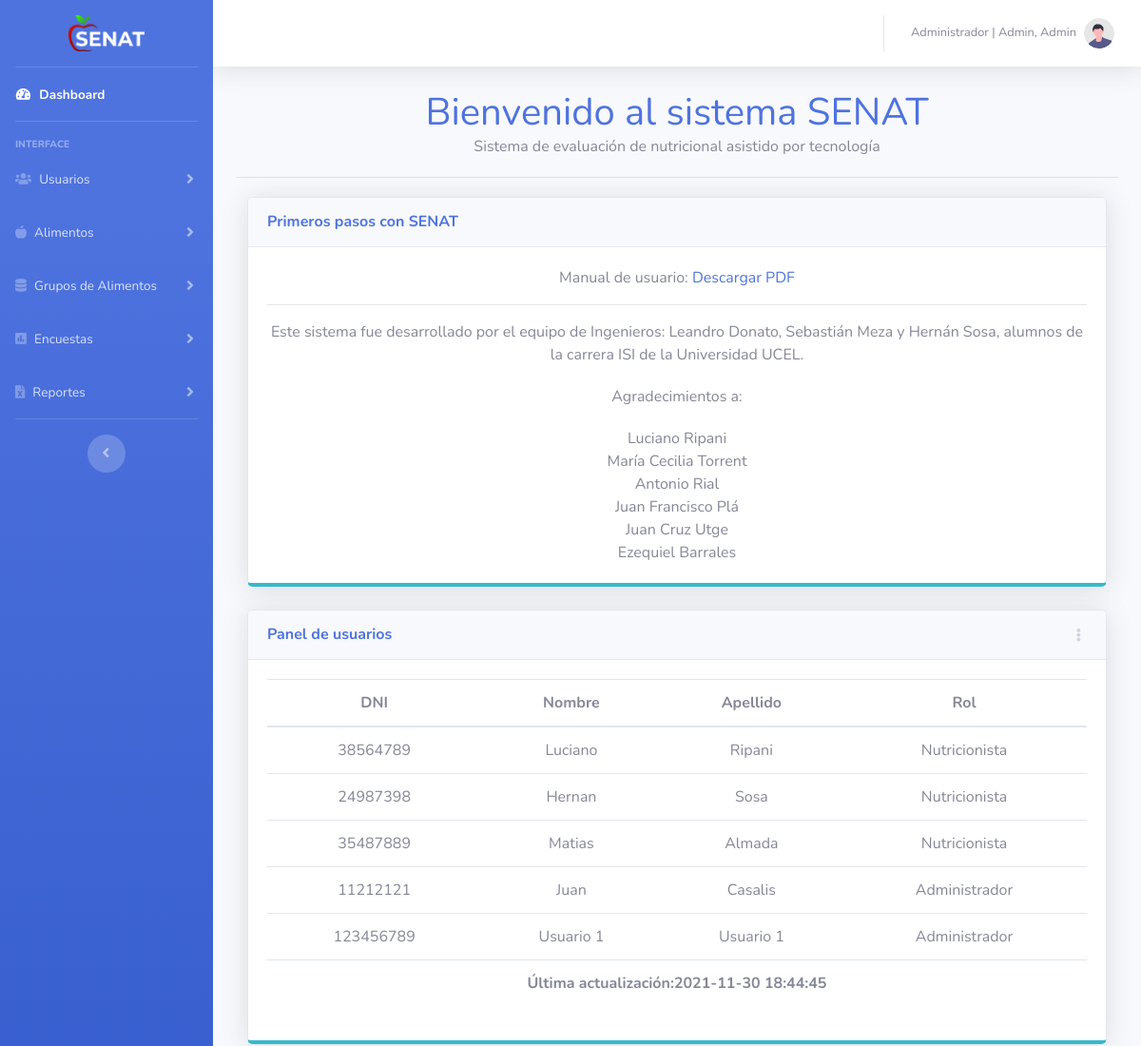
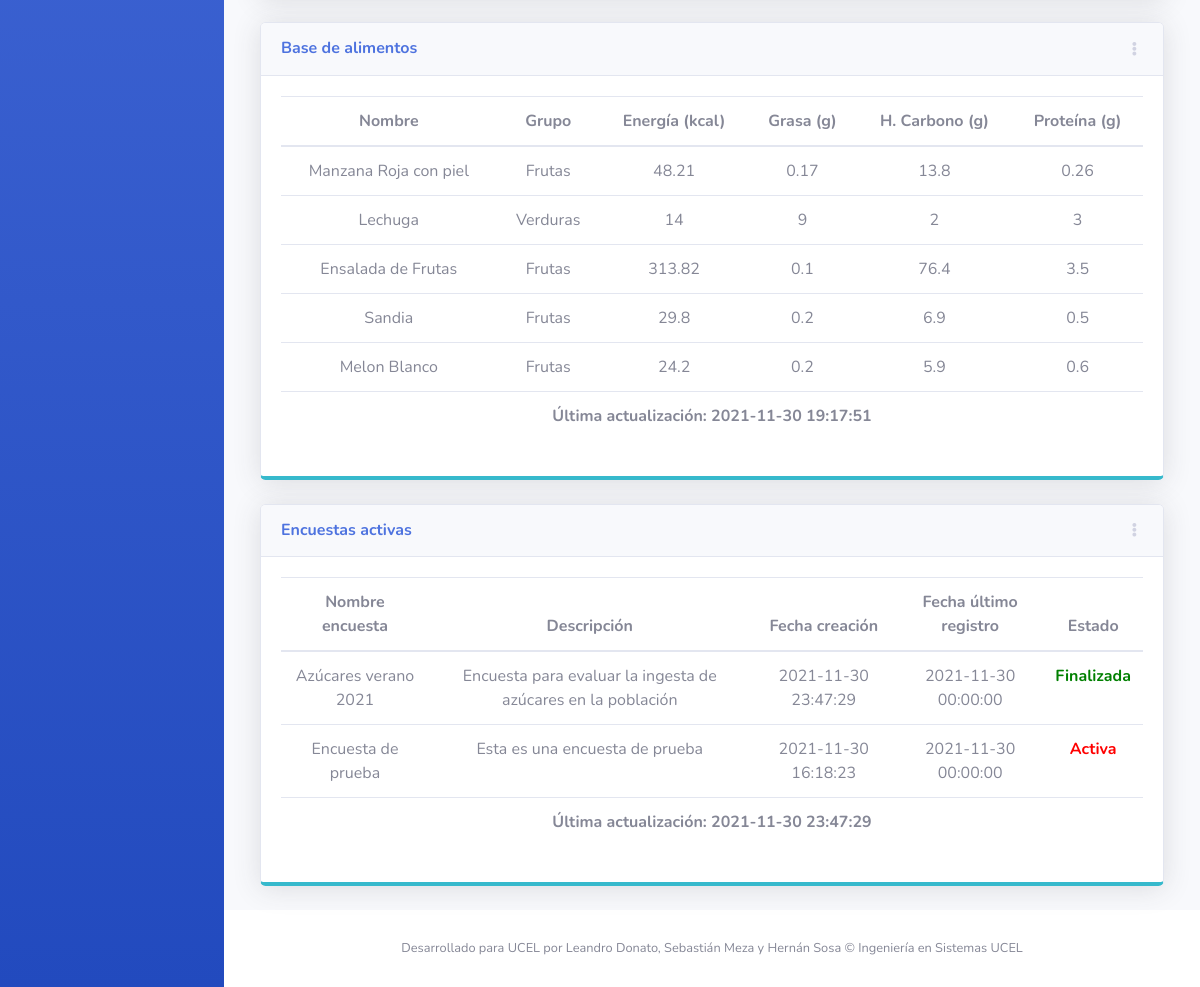
/assets/pages/Dashboard/dashboard.php (signed in), run on the app's committed database (2 pictures, top to bottom).
### tables this page shows
CREATE TABLE `usuario` (
  `idusuario` int(11) NOT NULL,
  `dni` varchar(200) NOT NULL,
  `clave` varchar(200) NOT NULL,
  `nombre` varchar(200) NOT NULL,
  `apellido` varchar(200) NOT NULL,
  `rol` varchar(200) NOT NULL,
  `correo` varchar(200) NOT NULL,
  `foto` varchar(200) NOT NULL,
  `estado` int(1) NOT NULL
);

CREATE TABLE `lastupdate` (
  `idlastupdate` int(11) NOT NULL,
  `usuarios` datetime NOT NULL,
  `alimentos` datetime NOT NULL,
  `encuestas` datetime NOT NULL
);

CREATE TABLE `alimentos` (
  `idalimentos` int(11) NOT NULL,
  `nombre` varchar(200) NOT NULL,
  `cant` float NOT NULL,
  `umedida` varchar(200) NOT NULL,
  `porcion1` float NOT NULL,
  `porcion2` float NOT NULL,
  `porcion3` float NOT NULL,
  `porcion4` float NOT NULL,
  `grupo` varchar(200) NOT NULL,
  `energia` float NOT NULL,
  `grasa` float NOT NULL,
  `hcarbono` float NOT NULL,
  `proteina` float NOT NULL,
  `colesterol` float NOT NULL,
  `falimentaria` float NOT NULL,
  `sodio` float NOT NULL,
  `agua` float NOT NULL,
  `vitaminaa` float NOT NULL,
  `vitaminab6` float NOT NULL,
  `vitaminab12` float NOT NULL,
  `vitaminac` float NOT NULL,
  `vitaminad` float NOT NULL,
  `vitaminae` float NOT NULL,
  `vitaminak` float NOT NULL,
  `almidon` float NOT NULL,
  `lactosa` float NOT NULL,
  `alcohol` float NOT NULL,
  `cafeina` float NOT NULL,
  `azucares` float NOT NULL,
  `calcio` float NOT NULL,
  `hierro` float NOT NULL,
  `magnesio` float NOT NULL,
  `fosforo` float NOT NULL,
  `cinc` float NOT NULL,
  `cobre` float NOT NULL,
  `fluor` float NOT NULL,
  `manganeso` float NOT NULL,
  `selenio` float NOT NULL,
  `tiamina` float NOT NULL,
  `acpant` float NOT NULL,
  `riboflavina` float NOT NULL,
  `niacina` float NOT NULL,
  `folato` float NOT NULL,
  `acfolico` float NOT NULL,
  `grasast` float NOT NULL,
  `grasasmi` float NOT NULL,
  `grasaspi` float NOT NULL,
  `cloruro` float NOT NULL,
  `caroteno` float NOT NULL,
  `estado` int(11) NOT NULL
);

CREATE TABLE `encuesta` (
  `idencuesta` int(11) NOT NULL,
  `idusuario` int(11) NOT NULL,
  `nombre` varchar(100) NOT NULL,
  `descripcion` varchar(300) NOT NULL,
  `estado` int(11) NOT NULL,
  `fechacreacion` datetime NOT NULL,
  `fechaumod` datetime NOT NULL
);

### assets/pages/Dashboard/dashboard.php (the view, shortened to what this page needs)
<?php
include("../../../includes/conectar.php");
include("../../../utils/menu.php");
include("../../../utils/navbar.php");
include("../../../utils/footer.php");
$u = $_SESSION['user'];
$queryUser = mysqli_query($conect, "SELECT * FROM usuario WHERE dni='$u'");
$dbUser = mysqli_fetch_assoc($queryUser);
$queryLast=mysqli_query($conect, "SELECT * FROM lastupdate WHERE idlastupdate=1");
$dbLastUpdate=mysqli_fetch_assoc($queryLast);
?>
<!DOCTYPE html>
<html lang="es">
<head>
  <link href="../../../vendor/fontawesome-free/css/all.min.css" rel="stylesheet" type="text/css">
  <link href="../../../css/sb-admin-2.min.css" rel="stylesheet">
  <link href="../../../css/estilos.css" rel="stylesheet">
</head>
<body id="page-top">
  <div id="wrapper">
    <?php
    echo $dashboard;
    ?>
    <div id="content-wrapper" class="d-flex flex-column">
      <div id="content">
        <?php
        echo $navbar;
        ?>
        <div class="container-fluid">
          <div class="titlePrincipal">
            <h1 class="titleBienvenidos">Bienvenido al sistema SENAT</h1>
            <p class="parrafoPrincipal">Sistema de evaluación de nutricional asistido por tecnología</p>
            <hr class="sidebar-divider my-0">
          </div>
          <div class="row">
            <div class="col-xl-12 col-lg-12">
              <div class="card shadow mb-4 border-bottom-info">
                <div class="card-header py-3 d-flex flex-row align-items-center justify-content-between">
                  <h6 class="m-0 font-weight-bold text-primary">Primeros pasos con SENAT</h6>
                </div>
                <div class="card-body text-center">
                  <p>Manual de usuario: <a href="https://drive.google.com/file/d/1lxSyKtSv5qOHhf96zhiHie60IbHSkyz0" target="_blank">Descargar PDF</a></p>
                  <hr class="sidebar-divider">
                  <p class="primerosPasosDesc1">Este sistema fue desarrollado por el equipo de Ingenieros:
                    Leandro Donato, Sebastián Meza y Hernán Sosa,
                    alumnos de la carrera ISI de la Universidad UCEL.</p>
                  <p class="primerosPasosDesc1">Agradecimientos a:</p>
                  <p>Luciano Ripani</p>
                  <p>María Cecilia Torrent</p>
                  <p>Antonio Rial</p>
                  <p>Juan Francisco Plá</p>
                  <p>Juan Cruz Utge</p>
                  <p>Ezequiel Barrales</p>
                </div>
              </div>
            </div>
            <?php
            if($dbUser['rol']==1){
              echo '
            <div class="col-xl-12 col-lg-12">
              <div class="card shadow mb-4 border-bottom-info">
                <div class="card-header py-3 d-flex flex-row align-items-center justify-content-between">
                  <h6 class="m-0 font-weight-bold text-primary">Panel de usuarios</h6>
                  <div class="dropdown no-arrow">
                    <a class="dropdown-toggle" href="#" role="button" id="dropdownMenuLink" data-toggle="dropdown" aria-haspopup="true" aria-expanded="false">
                      <i class="fas fa-ellipsis-v fa-sm fa-fw text-gray-400"></i>
                    </a>
                    <div class="dropdown-menu dropdown-menu-right shadow animated--fade-in" aria-labelledby="dropdownMenuLink">
                      <a class="dropdown-item" href="../Usuarios/gestionUsuarios.php">Ver panel de
                        usuarios</a>
                    </div>
                  </div>
                </div>
                <div class="card-body">
                  <div class="table-responsive">
                    <table class="table table-hover">
                      <thead>
                        <tr>
                          <th class="text-center" scope="col">DNI</th>
                          <th class="text-center" scope="col">Nombre</th>
                          <th class="text-center" scope="col">Apellido</th>
                          <th class="text-center" scope="col">Rol</th>
                        </tr>
                      </thead>
                      <tbody>';
                        $contU = 0;
                        $queryUserTotal = mysqli_query($conect, "SELECT * FROM usuario ORDER BY idusuario DESC");
                        while ($dbUsuariosTotal = $queryUserTotal->fetch_assoc()) {
                          if($dbUsuariosTotal['rol']==1){
                            $rol='Administrador';
                            }else{
                              $rol='Nutricionista';
                            }
                          $contU = $contU+1;
                          if ($contU <= 5) {
                            echo '
                            <tr>
                              <td class="text-center">' . $dbUsuariosTotal['dni'] . '</td>
                              <td class="text-center">' . $dbUsuariosTotal['nombre'] . '</td>
                              <td class="text-center">' . $dbUsuariosTotal['apellido'] . '</td>
                              <td class="text-center">' . $rol . '</td>
                            </tr>';
                          }
                        }
                        echo '
                      </tbody>
                      <tfoot>
                        <tr>
                          <th class="text-center" colspan="4">Última actualización:'.$dbLastUpdate['usuarios'].'</th>
                        </tr>
                      </tfoot>
                    </table>
                  </div>
                </div>
              </div>
            </div>
            ';
                      }
                      ?>
          </div>
          <div class="row">
            <div class="col">
              <div class="card shadow mb-4 border-bottom-info">
                <div class="card-header py-3 d-flex flex-row align-items-center justify-content-between">
                  <h6 class="m-0 font-weight-bold text-primary">Base de alimentos</h6>
                  <div class="dropdown no-arrow">
                    <a class="dropdown-toggle" href="#" role="button" id="dropdownMenuLink" data-toggle="dropdown" aria-haspopup="true" aria-expanded="false">
                      <i class="fas fa-ellipsis-v fa-sm fa-fw text-gray-400"></i>
                    </a>
                  </div>
                </div>
                <div class="card-body">
                  <div class="table-responsive">
                    <table class="table table-hover" id="dataTable" width="100%" cellspacing="0">
                      <thead>
                        <tr>
                          <th class="text-center">Nombre</th>
                          <th class="text-center">Grupo</th>
                          <th class="text-center">Energía (kcal)</th>
                          <th class="text-center">Grasa (g)</th>
                          <th class="text-center">H. Carbono (g)</th>
                          <th class="text-center">Proteína (g)</th>
                        </tr>
                      </thead>
                      <tbody>
                        <?php
                        $contA = 0;
                        $queryAliTotal = mysqli_query($conect, "SELECT * FROM alimentos ORDER BY idalimentos DESC");
                        while ($dbAlimentosTotal = $queryAliTotal->fetch_assoc()) {
                          $contA = $contA+1;
                          if ($contA <= 5) {
                            echo '
                              <tr>
                                <td class="text-center">' . $dbAlimentosTotal['nombre'] . '</td>
                                <td class="text-center">' . $dbAlimentosTotal['grupo'] . '</td>
                                <td class="text-center">' . $dbAlimentosTotal['energia'] . '</td>
                                <td class="text-center">' . $dbAlimentosTotal['grasa'] . '</td>
                                <td class="text-center">' . $dbAlimentosTotal['hcarbono'] . '</td>
                                <td class="text-center">' . $dbAlimentosTotal['proteina'] . '</td>
                              </tr>';
                          }
                        }
                        ?>
                      <tfoot>
                        <tr>
                          <th class="text-center" colspan="6">Última actualización: <?php echo $dbLastUpdate['alimentos'];?></th>
                        </tr>
                      </tfoot>
                      </tbody>
                    </table>
                  </div>
                </div>
              </div>
            </div>
          </div>
          <div class="row">
            <div class="col">
              <div class="card shadow mb-4 border-bottom-info">
                <div class="card-header py-3 d-flex flex-row align-items-center justify-content-between">
                  <h6 class="m-0 font-weight-bold text-primary">Encuestas activas</h6>
                  <div class="dropdown no-arrow">
                    <a class="dropdown-toggle" href="#" role="button" id="dropdownMenuLink" data-toggle="dropdown" aria-haspopup="true" aria-expanded="false">
                      <i class="fas fa-ellipsis-v fa-sm fa-fw text-gray-400"></i>
                    </a>
                  </div>
                </div>
                <div class="card-body">
                  <div class="table-responsive">
                    <table class="table table-hover" id="dataTable" width="100%" cellspacing="0">
                      <thead>
                        <tr>
                          <th class="text-center">Nombre encuesta</th>
                          <th class="text-center">Descripción</th>
                          <th class="text-center">Fecha creación</th>
                          <th class="text-center">Fecha último registro</th>
                          <th class="text-center">Estado</th>
                        </tr>
                      </thead>
                      <tbody>
                      <?php
                        $contE = 0;
                        $queryEncTotal = mysqli_query($conect, "SELECT * FROM encuesta ORDER BY idencuesta DESC");
                        while ($dbEncTotal = $queryEncTotal->fetch_assoc()) {
                          if($dbEncTotal['estado']==1){
                            $estado='Activa';
                            $formatoEstado='estadoEncuestaActiva';
                          }
                          if($dbEncTotal['estado']==2){
                            $estado='Finalizada';
                            $formatoEstado='estadoEncuestaFinalizada';
                          }
                          $contE = $contE+1;
                          if ($contE <= 5) {
                            echo '
                        <tr>
                          <td class="text-center">'.$dbEncTotal['nombre'].'</td>
                          <td class="text-center">'.$dbEncTotal['descripcion'].'</td>
                          <td class="text-center">'.$dbEncTotal['fechacreacion'].'</td>
                          <td class="text-center">'.$dbEncTotal['fechaumod'].'</td>
                          <td class="text-center '.$formatoEstado.'">'.$estado.'</td>
                        </tr>';
                          }
                        }
                      ?>
                      </tbody>
                      <tfoot>
                        <tr>
                          <th class="text-center" colspan="5">Última actualización: <?php echo $dbLastUpdate['encuestas'];?></th>
                        </tr>
                      </tfoot>
                    </table>
                  </div>
                </div>
              </div>
            </div>
          </div>
        </div>
      </div>
      <?php
      echo $footer;
      ?>
    </div>
  </div>
</body>
</html>

### utils/navbar.php (shortened to what this page needs)
<?php
$u=$_SESSION['user'];
$c=mysqli_query($conect, "SELECT * FROM usuario WHERE dni='$u'");
$a=mysqli_fetch_assoc($c);
if($a['rol']==1){
  $rol='Administrador';
}else{
  $rol='Nutricionista';
}
if($a['foto']==''){
  $foto='undraw_profile.svg';
}else{
  $foto=$a['dni'].'.jpg';
}
$navbar='
<nav class="navbar navbar-expand navbar-light bg-white topbar mb-4 static-top shadow">
  <button id="sidebarToggleTop" class="btn btn-link d-md-none rounded-circle mr-3">
    <i class="fa fa-bars"></i>
  </button>
  <ul class="navbar-nav ml-auto">
    <div class="topbar-divider d-none d-sm-block"></div>
    <li class="nav-item dropdown no-arrow">
      <a class="nav-link dropdown-toggle" href="#" id="userDropdown" role="button" data-toggle="dropdown"
        aria-haspopup="true" aria-expanded="false">
        <span class="mr-2 d-none d-lg-inline text-gray-600 small">'.$rol.' | '.$a['apellido'].', '.$a['nombre'].'</span>
        <img class="img-profile rounded-circle" src="../../img/ImgUsuarios/'.$foto.'">
        </a>
      <div class="dropdown-menu dropdown-menu-right shadow animated--grow-in" aria-labelledby="userDropdown">
        <a class="dropdown-item" href="#" data-toggle="modal" data-target="#logoutModal">
          <i class="fas fa-sign-out-alt fa-sm fa-fw mr-2 text-gray-400"></i>
          Cerrar sesión
        </a>
      </div>
    </li>
  </ul>
</nav>
';
?>

### css/estilos.css (style rules this page uses)
p { margin: 0; }
.titlePrincipal { text-align: center; padding-bottom: 20px; }
.titleBienvenidos { margin: 0; color: #4e73df; }
.parrafoPrincipal { padding-bottom: 20px; }
.primerosPasosDesc1 { margin-bottom: 20px; }
.row { margin: 0; }
.estadoEncuestaActiva { font-weight: bold; color: red; }
.estadoEncuestaFinalizada { font-weight: bold; color: green; }

### data on the page
usuario: rol "Administrador", apellido "Admin", nombre "Admin"
usuario: dni "38564789", nombre "Luciano", apellido "Ripani", rol "Nutricionista"
usuario: dni "24987398", nombre "Hernan", apellido "Sosa", rol "Nutricionista"
usuario: dni "35487889", nombre "Matias", apellido "Almada", rol "Nutricionista"
usuario: dni "11212121", nombre "Juan", apellido "Casalis", rol "Administrador"
usuario: dni "123456789", nombre "Usuario 1", apellido "Usuario 1", rol "Administrador"
lastupdate: usuarios "2021-11-30 18:44:45", alimentos "2021-11-30 19:17:51", encuestas "2021-11-30 23:47:29"
alimentos: nombre "Manzana Roja con piel", grupo "Frutas", energia "48.21", grasa "0.17", hcarbono "13.8", proteina "0.26"
alimentos: nombre "Lechuga", grupo "Verduras", energia "14", grasa "9", hcarbono "2", proteina "3"
alimentos: nombre "Ensalada de Frutas", grupo "Frutas", energia "313.82", grasa "0.1", hcarbono "76.4", proteina "3.5"
alimentos: nombre "Sandia", grupo "Frutas", energia "29.8", grasa "0.2", hcarbono "6.9", proteina "0.5"
alimentos: nombre "Melon Blanco", grupo "Frutas", energia "24.2", grasa "0.2", hcarbono "5.9", proteina "0.6"
encuesta: nombre "Azúcares verano 2021", descripcion "Encuesta para evaluar la ingesta de azúcares en la población", fechacreacion "2021-11-30 23:47:29", fechaumod "2021-11-30 00:00:00", estado "Finalizada"
encuesta: nombre "Encuesta de prueba", descripcion "Esta es una encuesta de prueba", fechacreacion "2021-11-30 16:18:23", fechaumod "2021-11-30 00:00:00", estado "Activa"
